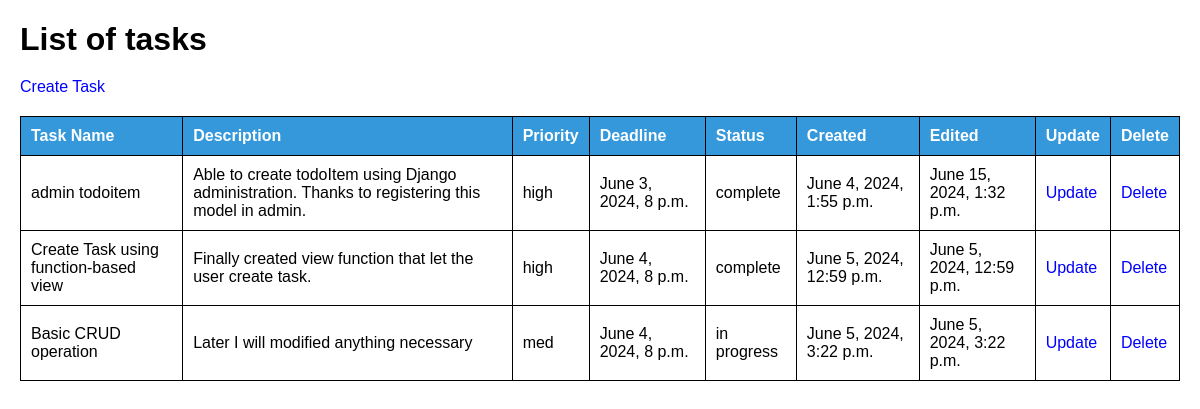
The app's page /, older data.
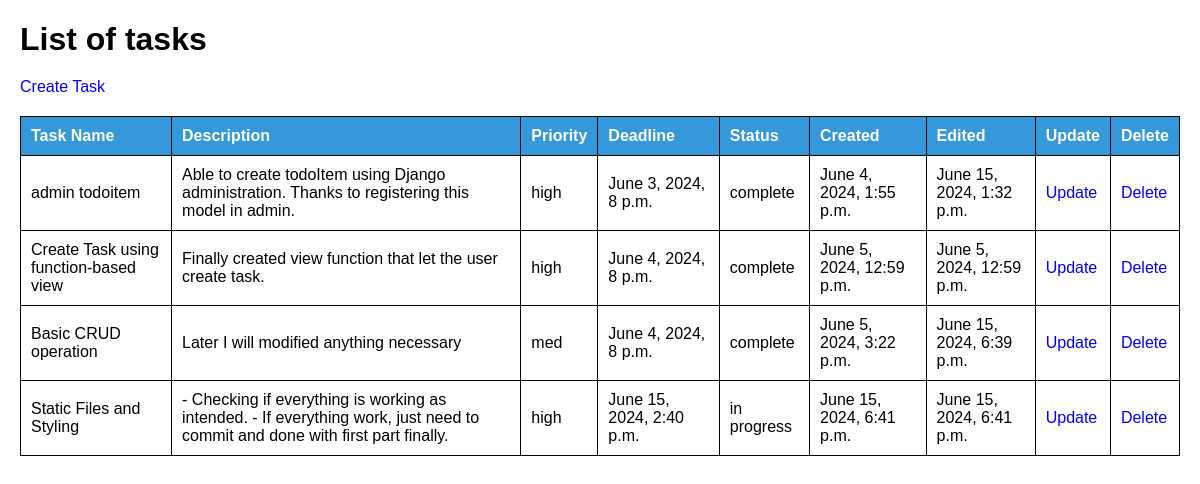
The same page, newer data.
### todo_app/models.py (models this page shows, shortened)
class TaskModel(models.Model):
	PRIORITY_CHOICES = {
		'Low': 'Low',
		'Medium': 'Medium',
		'High': 'High'
	}
	STATUS_CHOICES = {
		'Not started': 'Not started',
		'In Progress': 'In progress',
		'Complete': 'Complete'
	}
	task_name = models.CharField(max_length=200)
	description = models.CharField(max_length=400, blank=True)
	priority = models.CharField(max_length=6, choices=PRIORITY_CHOICES)
	deadline = models.DateTimeField()
	status = models.CharField(max_length=11, choices=STATUS_CHOICES)
	created = models.DateTimeField(auto_now_add=True)
	edited = models.DateTimeField(auto_now=True)

### todo_app/views.py (the view)
# urls.py: path('', views.ReadTaskView.as_view(), name='home'),
class ReadTaskView(generic.ListView):
	model = TaskModel
	template_name = 'todo_app/home.html'
	context_object_name = "tasks"

### todo_app/templates/todo_app/home.html (shortened to what this page needs)
<!DOCTYPE html>
<html lang="en">
{% load static %}
<link rel="stylesheet" href="{% static 'todo_app/home_styles.css' %}">
<head>
</head>
<body>
<h1>List of tasks</h1>
<a href="{% url 'create' %}">Create Task</a>
    <table>
        <thead>
            <tr>
                <th>Task Name</th>
                <th>Description</th>
                <th>Priority</th>
                <th>Deadline</th>
                <th>Status</th>
                <th>Created</th>
                <th>Edited</th>
                <th>Update</th>
                <th>Delete</th>
            </tr>
        </thead>
        <tbody>
            {% for task in tasks %}
                <tr>
                    <td>{{ task.task_name }}</td>
                    <td>{{ task.description }}</td>
                    <td>{{ task.priority }}</td>
                    <td>{{ task.deadline }}</td>
                    <td>{{ task.status }}</td>
                    <td>{{ task.created }}</td>
                    <td>{{ task.edited }}</td>
                    <td>
                        <a href="{% url 'update' task.id %}">Update</a>
                    </td>
                    <td>
                        <a href="{% url 'delete' task.id %}">Delete</a>
                    </td>
                </tr>
            {% endfor %}
        </tbody>
    </table>
</body>
</html>

Row changes from the older to the newer data that the page shows:
changed TaskModel "Basic CRUD operation": status "in progress" → "complete"; edited "June 5, 2024, 3:22 p.m." → "June 15, 2024, 6:39 p.m."
added TaskModel: task_name "Static Files and Styling", description "- Checking if everything is working as intended. - If everything work, just need to commit and done with first part finally.", priority "high", deadline "June 15, 2024, 2:40 p.m.", status "in progress", created "June 15, 2024, 6:41 p.m.", edited "June 15, 2024, 6:41 p.m."
